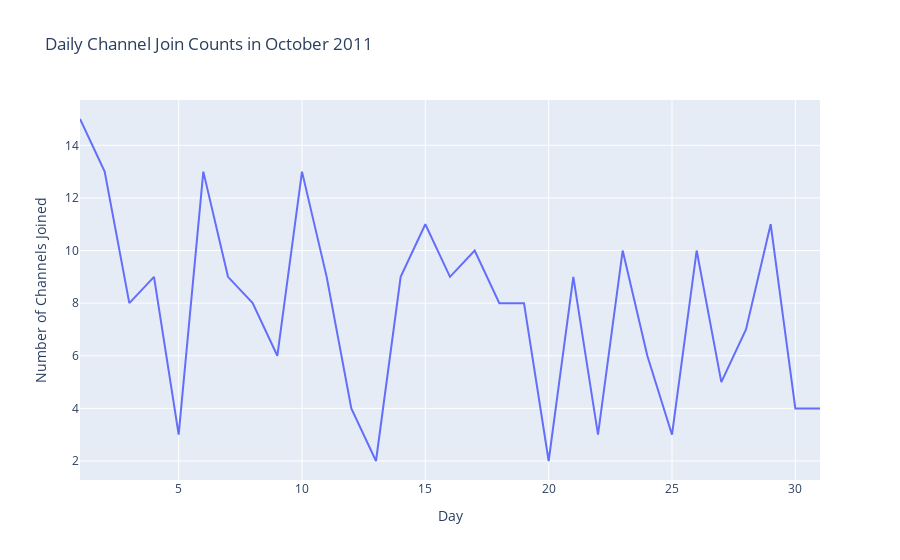

Notebook code for this chart:
### Markdown cell above
These new results align with the general trend observed of increasing channel creation over time. Looking at the monthly join counts, they seem distributed relatively evenly throughout every year, with a few exceptions. The first one is the spike on October 2011, which we will explore in more detail hereafter. The second one is the missing values of channel creation in late 2019, which is likely due to the dataset's incomplete nature, as it was collected in October of that year.

### Code cell
df_people_and_blogs['join_date'] = pd.to_datetime(df_people_and_blogs['join_date'])

# filter data for October 2011
october_2011 = df_people_and_blogs[(df_people_and_blogs['join_date'].dt.year == 2011) & (df_people_and_blogs['join_date'].dt.month == 10)]

# Group by day and count channel joins
daily_join_counts = october_2011['join_date'].dt.day.value_counts().sort_index()

fig = px.line(x=daily_join_counts.index, y=daily_join_counts.values, title='Daily Channel Join Counts in October 2011')
fig.update_layout(xaxis_title='Day', yaxis_title='Number of Channels Joined')
fig.show()

### Figure 1 — Plotly figure (JSON) as saved in the notebook; plotly's stock layout.template omitted (floating-point values rounded to 4 significant figures)
{"data": [{"hovertemplate": "x=%{x}<br>y=%{y}<extra></extra>", "legendgroup": "", "line": {"color": "#636efa", "dash": "solid"}, "marker": {"symbol": "circle"}, "mode": "lines", "name": "", "orientation": "v", "showlegend": false, "type": "scatter", "x": [1, 2, 3, 4, 5, 6, 7, 8, 9, 10, 11, 12, 13, 14, 15, 16, 17, 18, 19, 20, 21, 22, 23, 24, 25, 26, 27, 28, 29, 30, 31], "xaxis": "x", "y": [15, 13, 8, 9, 3, 13, 9, 8, 6, 13, 9, 4, 2, 9, 11, 9, 10, 8, 8, 2, 9, 3, 10, 6, 3, 10, 5, 7, 11, 4, 4], "yaxis": "y"}], "layout": {"legend": {"tracegroupgap": 0}, "title": {"text": "Daily Channel Join Counts in October 2011"}, "xaxis": {"anchor": "y", "domain": [0, 1], "title": {"text": "Day"}}, "yaxis": {"anchor": "x", "domain": [0, 1], "title": {"text": "Number of Channels Joined"}}}}
